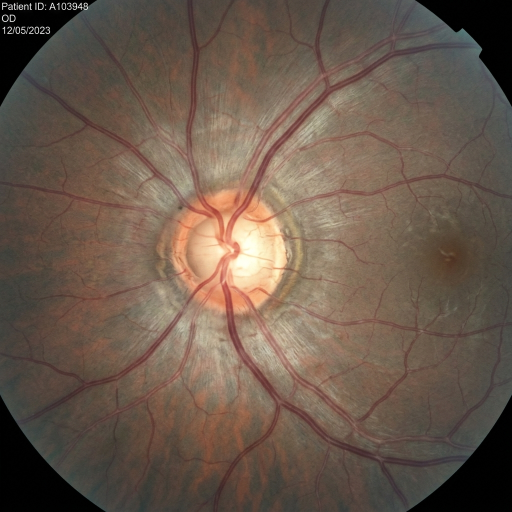
#> input picture data/raw/glaucoma/sample_glaucoma_01.png, 1024 x 1024 px, given in place of 0024cdab0c1e.png, which was not available (shown at 1/2 size)
$ jupyter execute --allow-errors 02_inferencia_conjunta_retiscan.ipynb   (text cells are left out)
#> lines starting #> are read from the running program, lines starting #| are printed output that depends on the picture; after the words box and inside, x2 and y2 are one past the last pixel; in counts of white or black regions, pixels touching at a corner belong together; pictures that were not available may be replaced by others from this repository, and a replacement may not be noted
[cell 1]
from pathlib import Path
import json
import numpy as np
import pandas as pd
import tensorflow as tf
from PIL import Image

PROJECT_ROOT = Path(
    "/mnt/c/Users/SeuNg720/Documents/TP1-RetiScan"
)

RD_MODEL_PATH = (
    PROJECT_ROOT
    / "models"
    / "RD"
    / "efficientnetb3_se"
    / "efficientnetb3_se_finetune_best.keras"
)
GLAUCOMA_MODEL_PATH = (
    PROJECT_ROOT
    / "models"
    / "glaucoma"
    / "resnet50v2"
    / "resnet50v2_finetune_best.keras"
)
RD_CALIBRATION_PATH = (
    PROJECT_ROOT
    / "results"
    / "calibration"
    / "rd_temperature_scaling.json"
)
GLAUCOMA_CALIBRATION_PATH = (
    PROJECT_ROOT
    / "results"
    / "calibration"
    / "glaucoma_platt_scaling.json"
)

print(
    "Modelo RD:",
    RD_MODEL_PATH.exists()
)
print(
    "Modelo Glaucoma:",
    GLAUCOMA_MODEL_PATH.exists()
)
print(
    "Calibrador RD:",
    RD_CALIBRATION_PATH.exists()
)
print(
    "Calibrador Glaucoma:",
    GLAUCOMA_CALIBRATION_PATH.exists()
)

#> (a cell that did not finish here is left out)

[cell 3]
RD_LABELS = {
    0: "Sin indicios de Retinopatía Diabética",
    1: "Leve",
    2: "Moderada",
    3: "Severa",
    4: "Proliferativa"
}

GLAUCOMA_LABELS = {
    0: "Bajo riesgo de Glaucoma",
    1: "Alto riesgo de Glaucoma"
}

[cell 4]
REVIEW_POLICY_PATH = (
    PROJECT_ROOT
    / "results"
    / "calibration"
    / "review_policy.json"
)

#> (the rest of this cell did not finish here and is left out)

[cell 5]
import cv2

IMAGE_SIZE = 384

def preprocess_retinal_fov(
    image_path,
    output_size=384,
    threshold=10,
    margin_ratio=0.02,
    morph_kernel_size=15
):
#> called with output_size = 384, threshold = 10, margin_ratio = 0.02, morph_kernel_size = 15
    image_bgr = cv2.imread(
        str(image_path),
        cv2.IMREAD_COLOR
    )
#> image_bgr is the input picture: shape (1024, 1024, 3); mean B, G, R 76.3, 89.4, 106.4
    if image_bgr is None:
        raise ValueError(
            f"No se pudo leer la imagen: {image_path}"
        )
    image_rgb = cv2.cvtColor(
        image_bgr,
        cv2.COLOR_BGR2RGB
    )
    gray = cv2.cvtColor(
        image_bgr,
        cv2.COLOR_BGR2GRAY
    )
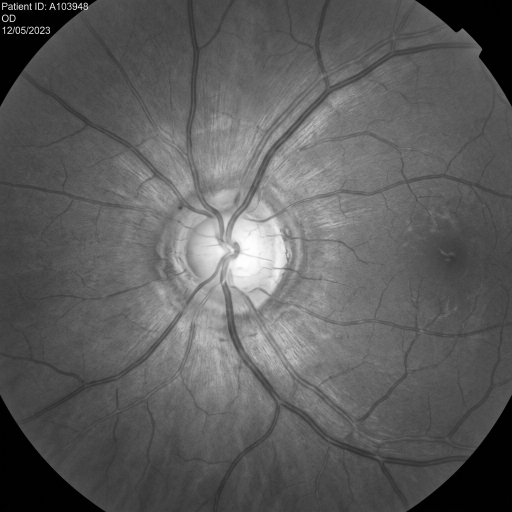
#> gray: shape (1024, 1024) (shown at 1/2 size); min 0, max 255, mean 93
    binary_mask = (
        gray > threshold
    ).astype(np.uint8) * 255
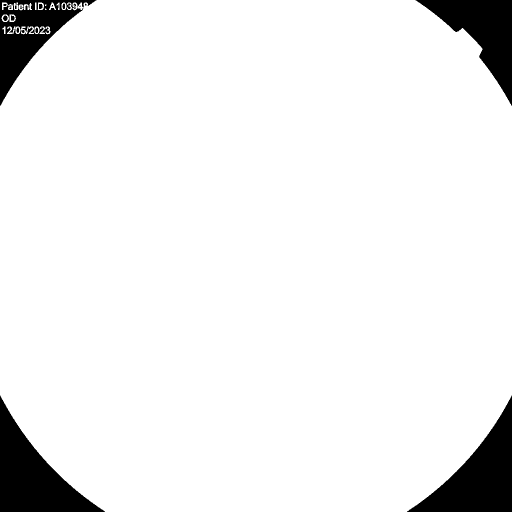
#> binary_mask: shape (1024, 1024) (shown at 1/2 size); 93.2% white; 18 black regions (6 under 20 px), largest, box (x1, y1, x2, y2) and area: (0, 791, 210, 1024) 20363, (814, 791, 1024, 1024) 20341, (831, 0, 1024, 212) 16115
    kernel = cv2.getStructuringElement(
        cv2.MORPH_ELLIPSE,
        (
            morph_kernel_size,
            morph_kernel_size
        )
    )
    morph_mask = cv2.morphologyEx(
        binary_mask,
        cv2.MORPH_CLOSE,
        kernel
    )
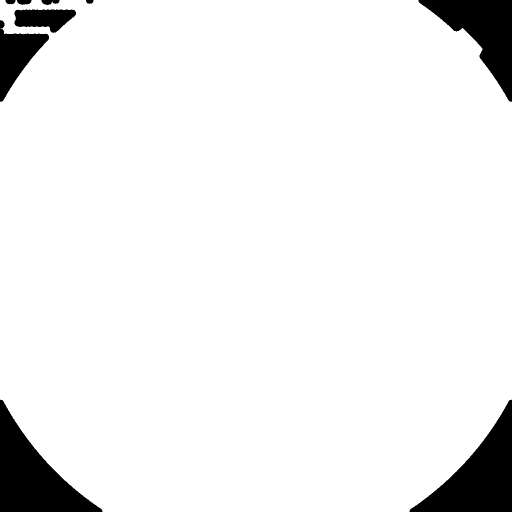
#> morph_mask: shape (1024, 1024) (shown at 1/2 size); 93.5% white; 9 black regions, largest, box (x1, y1, x2, y2) and area: (0, 799, 205, 1024) 20323, (819, 799, 1024, 1024) 20302, (837, 0, 1024, 204) 16062

    num_labels, labels, stats, _ = (
        cv2.connectedComponentsWithStats(
            morph_mask,
            connectivity=8
        )
    )
#> labels: shape (1024, 1024) int32; values 0 (black) and 1 (white), 93.5% white; 9 black regions
#> num_labels = 2; stats = [[0, 0, 1024, 1024, 68521], [0, 0, 1024, 1024, 980055]]
    h_img, w_img = image_rgb.shape[:2]
#> h_img = 1024; w_img = 1024
    if num_labels <= 1:
        mask = morph_mask
        x, y, w, h = 0, 0, w_img, h_img
    else:
        areas = stats[
            1:,
            cv2.CC_STAT_AREA
        ]
#> areas = [980055]
        largest_component = (
            1 + np.argmax(areas)
        )
#> largest_component = 1
        component_mask = (
            labels == largest_component
        ).astype(np.uint8) * 255

        contours, _ = cv2.findContours(
            component_mask,
            cv2.RETR_EXTERNAL,
            cv2.CHAIN_APPROX_SIMPLE
        )
#> contours = 1 contour; box (x1, y1, x2, y2) and area: (0, 0, 1024, 1024) 982186
        if len(contours) == 0:
            mask = component_mask
            x, y, w, h = 0, 0, w_img, h_img
        else:
            largest_contour = max(
                contours,
                key=cv2.contourArea
            )
#> largest_contour = contour of 541 points, box (x1, y1, x2, y2) (0, 0, 1024, 1024), area 982186
            hull = cv2.convexHull(
                largest_contour
            )
#> hull = contour of 36 points, box (x1, y1, x2, y2) (0, 0, 1024, 1024), area 992204
            mask = np.zeros_like(
                component_mask
            )
            cv2.fillConvexPoly(
                mask,
                hull,
                255
            )
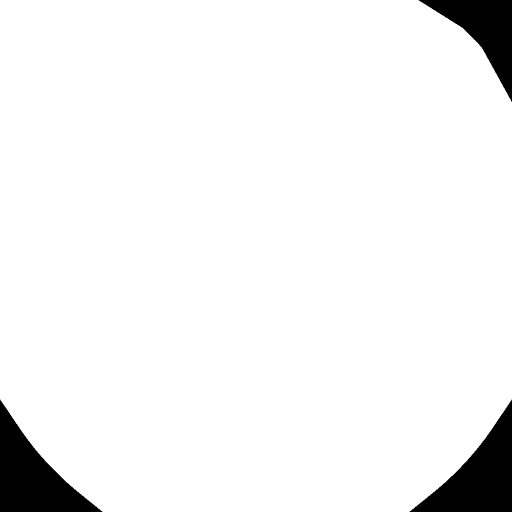
#> mask: shape (1024, 1024) (shown at 1/2 size); 94.8% white; 3 black regions, box (x1, y1, x2, y2) and area: (0, 799, 205, 1024) 20112, (819, 799, 1024, 1024) 20076, (837, 0, 1024, 204) 14400
            x, y, w, h = cv2.boundingRect(
                hull
            )
#> x = 0; y = 0; w = 1024; h = 1024

    margin_x = int(w * margin_ratio)
#> margin_x = 20
    margin_y = int(h * margin_ratio)
#> margin_y = 20
    x1 = max(0, x - margin_x)
#> x1 = 0
    y1 = max(0, y - margin_y)
#> y1 = 0
    x2 = min(w_img, x + w + margin_x)
#> x2 = 1024
    y2 = min(h_img, y + h + margin_y)
#> y2 = 1024

    masked_rgb = cv2.bitwise_and(
        image_rgb,
        image_rgb,
        mask=mask
    )
    crop = masked_rgb[
        y1:y2,
        x1:x2
    ]

    crop_h, crop_w = crop.shape[:2]
#> crop_h = 1024; crop_w = 1024
    max_dim = max(crop_h, crop_w)
#> max_dim = 1024
    padded = np.zeros(
        (max_dim, max_dim, 3),
        dtype=crop.dtype
    )
    y_offset = (max_dim - crop_h) // 2
#> y_offset = 0
    x_offset = (max_dim - crop_w) // 2
#> x_offset = 0
    padded[
        y_offset:y_offset + crop_h,
        x_offset:x_offset + crop_w
    ] = crop

    processed = cv2.resize(
        padded,
        (output_size, output_size),
        interpolation=cv2.INTER_AREA
    )
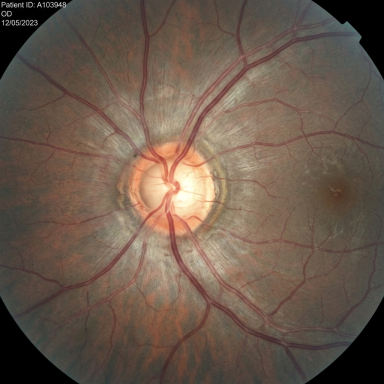
#> processed: shape (384, 384, 3); mean R, G, B 106.4, 89.4, 76.3

    return image_rgb, processed

[cell 6]
def prepare_rd_input(
    processed_rgb
):
    image = processed_rgb.astype(
        np.float32
    )
    image = np.expand_dims(
        image,
        axis=0
    )
    return image


# [18 lines left out: function prepare_glaucoma_input, not called in this run]
